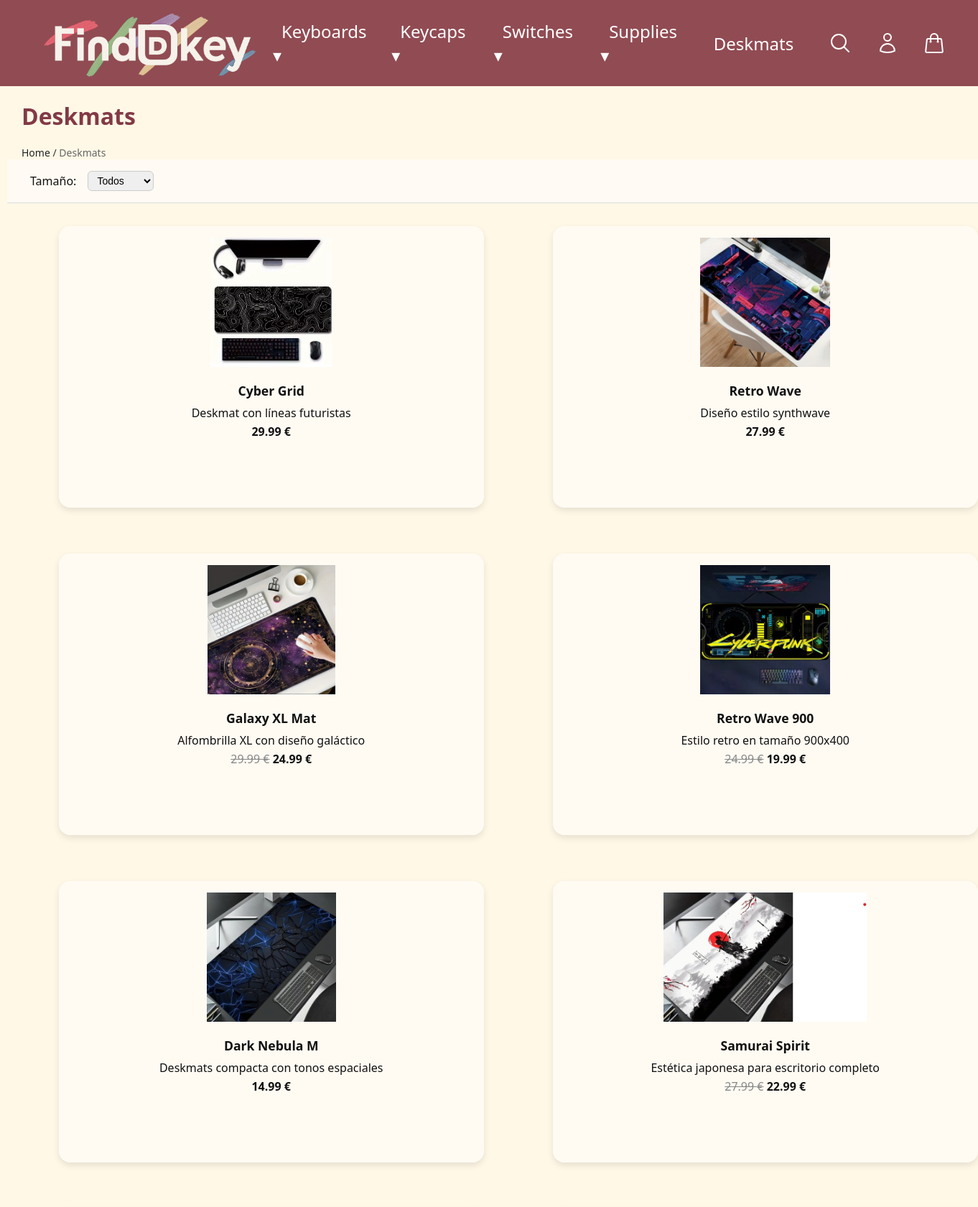
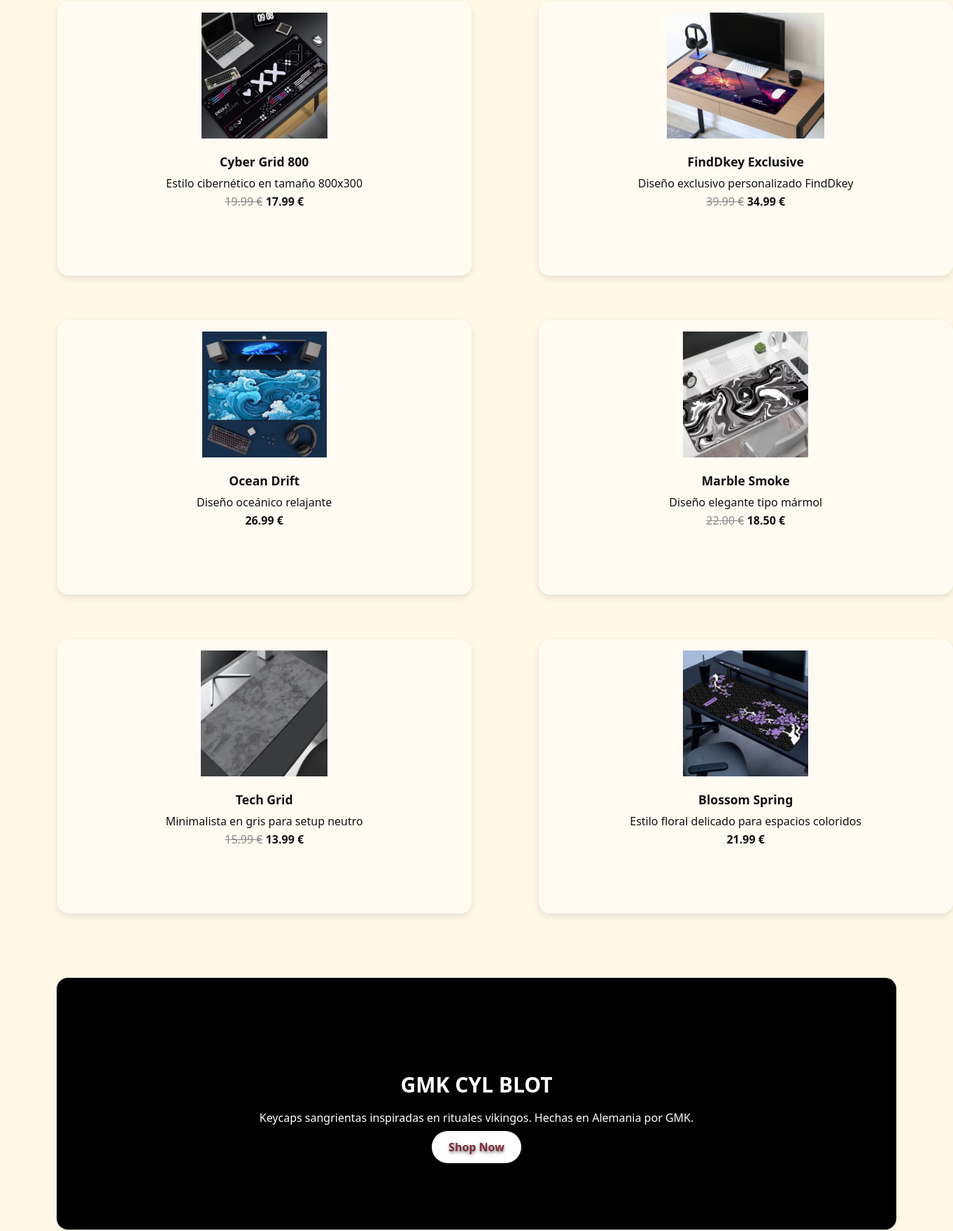
The page /deskmats.php (upper part) on the database its author committed (2 pictures, top to bottom).
### tables this page shows
CREATE TABLE deskmats (
  id int(11) NOT NULL,
  nombre varchar(100) DEFAULT NULL,
  descripcion varchar(255) DEFAULT NULL,
  tamanio enum('900x400','800x300','XL','M','Custom') DEFAULT NULL,
  imagen varchar(255) DEFAULT NULL,
  precio decimal(8,2) NOT NULL,
  precio_original decimal(8,2) DEFAULT NULL
);

### deskmats.php (the view, shortened to what this page needs)
<?php
include("assets/conexion.php");
$sql = "SELECT * FROM deskmats WHERE 1=1";
$stmt = $conn->prepare($sql);
$stmt->execute();
$result = $stmt->get_result();
?>
<!DOCTYPE html>
<html lang="es">
<head>
  <link rel="stylesheet" href="css/teclados.css">
    <link rel="stylesheet" href="css/footer-info.css">
    <link rel="stylesheet" href="css/promo.css">
    <link rel="stylesheet" href="css/nav.css">
    <link rel="stylesheet" href="css/cart.css">
</head>
<body>
<header class="header">
    <div class="container">
        <a href="index.php" class="logo">
            <img src="media/logo.jpg" alt="FindDkey Logo" class="logo-img">
        </a>
        <nav class="nav">
            <div class="nav-item">
    <a href="teclados.php">Keyboards ▾</a>
</div>
<div class="nav-item">
  <a href="keycaps.php">Keycaps ▾</a>
</div>
<div class="nav-item dropdown">
  <a href="switches.php">Switches ▾</a>
</div>
<div class="nav-item dropdown">
    <a href="supplies.php">Supplies ▾</a>
</div>
<div class="nav-item">
  <a href="deskmats.php">Deskmats</a>
</div>
<div class="nav-icons">
  <button class="icon-button search-toggle" onclick="toggleSearch()" aria-label="Buscar">
    <svg xmlns="http://www.w3.org/2000/svg" viewBox="0 0 24 24" stroke="white" fill="none" stroke-width="1.5">
      <path stroke-linecap="round" stroke-linejoin="round"
            d="m21 21-5.197-5.197m0 0A7.5 7.5 0 1 0 5.196 5.196a7.5 7.5 0 0 0 10.607 10.607Z" />
    </svg>
  </button>
<?php if (isset($_SESSION['usuario'])): ?>
  <div class="user-dropdown" style="position: relative;">
    <button class="user-toggle" style="color: white; font-weight: 500; background: none; border: none; cursor: pointer;">
      <?= htmlspecialchars($_SESSION['usuario']['nombre']) ?> ▾
    </button>
    <div class="user-menu" style="position: absolute; text-align:center; top: 100%; right: 0; background: white; border: 1px solid #ccc; border-radius: 6px; padding: 0.5rem; display: none; z-index: 1000;">
      <a href="assets/logout.php" style="text-decoration: none; color: #333; display: block;">Cerrar sesión</a>
    </div>
  </div>
  <script>
    const userToggle = document.querySelector('.user-toggle');
    const userMenu = document.querySelector('.user-menu');
    userToggle.addEventListener('click', function (e) {
      e.stopPropagation();
      userMenu.style.display = userMenu.style.display === 'block' ? 'none' : 'block';
    });
    document.addEventListener('click', function () {
      userMenu.style.display = 'none';
    });
  </script>
<?php else: ?>
  <button class="icon-button" onclick="location.href='registro.php'" aria-label="Perfil">
    <svg xmlns="http://www.w3.org/2000/svg" viewBox="0 0 24 24" stroke="white" fill="none" stroke-width="1.5">
      <path stroke-linecap="round" stroke-linejoin="round"
            d="M15.75 6a3.75 3.75 0 1 1-7.5 0
               3.75 3.75 0 0 1 7.5 0ZM4.501 20.118a7.5
               7.5 0 0 1 14.998 0A17.933 17.933 0 0 1
               12 21.75c-2.676 0-5.216-.584-7.499-1.632Z" />
    </svg>
  </button>
<?php endif; ?>
  <button class="icon-button" onclick="toggleCart()" aria-label="Carrito">
  </button>
</div>
    </div>
</header>
<main style="margin-top:60px;">
<h1 style="text-align:left;">Deskmats</h1>
  <nav class="breadcrumb">
    <a href="index.php">Home</a> / <span>Deskmats</span>
  </nav>
  <form method="get" action="deskmats.php" class="filtro-form">
    <label for="tamanio">Tamaño:</label>
    <select name="tamanio" id="tamanio">
      <option value="">Todos</option>
    </select>
  </form>
<div class="products">
  <?php while ($row = $result->fetch_assoc()): ?>
    <a href="detalle_producto.php?tabla=deskmats&id=<?php echo urlencode($row['id']); ?>" class="product-card" style="text-decoration: none; color: inherit;">
      <img src="<?php echo $row['imagen']; ?>" alt="<?php echo $row['nombre']; ?>">
      <h2><?php echo $row['nombre']; ?></h2>
      <p><?php echo $row['descripcion']; ?></p>
      <p>
        <?php if (!empty($row['precio_original']) && $row['precio_original'] > $row['precio']): ?>
          <span style="text-decoration: line-through; color: #888;"><?php echo number_format($row['precio_original'], 2); ?> €</span>
        <?php endif; ?>
        <strong><?php echo number_format($row['precio'], 2); ?> €</strong>
      </p>
    </a>
  <?php endwhile; ?>
</div>
</main>
<section class="highlight-section">
  <video autoplay muted loop playsinline class="highlight-video">
    <source src="media/gmk-blot.mp4" type="video/mp4">
  </video>
  <div class="highlight-content">
    <h2>GMK CYL BLOT</h2>
    <p>Keycaps sangrientas inspiradas en rituales vikingos. Hechas en Alemania por GMK.</p>
    <a href="keycaps.php" class="highlight-btn">Shop Now</a>
  </div>
</section>
</body>
</html>

### css/teclados.css (style rules this page uses)
body { font-family: 'Segoe UI', sans-serif; margin: 0; padding-top: 80px; background-color: #fff8e7; color: #111; }
h1 { font-size: 2rem; text-align: center; margin: 2rem 0 1rem; margin-left: 30px; color: #833a45; }
.header { background-color: rgba(126, 45, 57, 0.85); padding: 0px; display: flex; justify-content: space-between; align-items: center; position: fixed; top: 0; width: 100%; z-index: 999; height: 120px; transition: background-color 0.3s ease; }
.logo-img { height: 340px; width: auto; display: block; }
.container { padding: 0 40px; margin: 0 auto; max-width: 1500px; width: 100%; display: flex; justify-content: space-between; align-items: center; height: 100%; }
.nav { display: flex; gap: 32px; align-items: center; }
.nav-item > a { font-size: 18px; font-weight: 500; color: #fff; text-decoration: none; padding: 8px 12px; transition: color 0.2s ease; }
.nav-item { position: relative; }
.dropdown { position: relative; }
.filtro-form { padding: 1rem 2rem; display: flex; flex-wrap: wrap; gap: 1rem; align-items: center; background-color: #fffaf3; border-bottom: 1px solid #ddd; margin-left: 10px; justify-content: flex-start; }
.filtro-form select { font-size: 14px; padding: 4px 8px; border-radius: 6px; border: 1px solid #ccc; max-height: 36px; }
.products { display: grid; grid-template-columns: repeat(2, 1fr); gap: 4rem 6rem; padding: 2rem 6%; max-width: 1300px; margin: 0 auto; }
.product-card { background-color: #fff8; border-radius: 1rem; box-shadow: 0 4px 10px rgba(0, 0, 0, 0.1); padding: 1rem; height: 360px; width: 560px; transition: transform 0.2s ease; text-align: center; }
.product-card img { max-width: 100%; height: 180px; object-fit: contain; margin-bottom: 0.5rem; }
.product-card h2 { font-size: 1.1rem; margin: 0.5rem 0; }
.product-card p { margin: 0.25rem 0; }
.breadcrumb { font-size: 14px; color: #333; margin: 20px 30px 0; }
.breadcrumb a { color: #222; text-decoration: none; }
.breadcrumb span { color: #666; }

### css/promo.css (style rules this page uses)
.highlight-section { position: relative; height: 360px; border-radius: 16px; overflow: hidden; max-width: 1200px; margin: 60px auto; background-color: #000; display: flex; align-items: center; justify-content: center; }
.highlight-video { position: absolute; top: 0; left: 0; width: 100%; height: 100%; object-fit: cover; z-index: 0; opacity: 1; filter: none; }
.highlight-content { position: relative; z-index: 1; text-align: center; color: #fff; padding: 0 20px; text-shadow: 0 2px 4px rgba(0, 0, 0, 0.6); }
.highlight-content h2 { font-size: 30px; margin-bottom: 12px; font-weight: 600; }
.highlight-content p { font-size: 16px; margin-bottom: 20px; }
.highlight-btn { background-color: #fff; color: #7e2d39; font-weight: bold; padding: 12px 24px; border-radius: 999px; text-decoration: none; transition: background-color 0.3s ease; }

### css/nav.css (style rules this page uses)
.logo { font-size: 24px; font-weight: bold; color: #111; }
.nav { display: flex; gap: 32px; align-items: center; }
.nav-item > a { font-size: 24px; font-weight: 500; color: #fff; text-decoration: none; padding: 8px 12px; transition: color 0.2s ease; }
.nav-item { position: relative; }
.dropdown { position: relative; }
.nav-icons { display: flex; gap: 1.5rem; align-items: center; margin-left: auto; }
.icon-button { background: transparent; border: none; cursor: pointer; padding: 0.3rem; display: flex; align-items: center; justify-content: center; }
.icon-button svg { width: 32px; height: 32px; stroke: white; stroke-width: 1.5; fill: none; transition: transform 0.2s ease, opacity 0.2s ease; }

### rows shown on the page
deskmats: imagen (picture), nombre "Cyber Grid", descripcion "Deskmat con líneas futuristas", precio "29.99"
deskmats: imagen (picture), nombre "Retro Wave", descripcion "Diseño estilo synthwave", precio "27.99"
deskmats: imagen (picture), nombre "Galaxy XL Mat", descripcion "Alfombrilla XL con diseño galáctico", precio_original "29.99", precio "24.99"
deskmats: imagen (picture), nombre "Retro Wave 900", descripcion "Estilo retro en tamaño 900x400", precio_original "24.99", precio "19.99"
deskmats: imagen (picture), nombre "Dark Nebula M", descripcion "Deskmats compacta con tonos espaciales", precio "14.99"
deskmats: imagen (picture), nombre "Samurai Spirit", descripcion "Estética japonesa para escritorio completo", precio_original "27.99", precio "22.99"
deskmats: imagen (picture), nombre "Cyber Grid 800", descripcion "Estilo cibernético en tamaño 800x300", precio_original "19.99", precio "17.99"
deskmats: imagen (picture), nombre "FindDkey Exclusive", descripcion "Diseño exclusivo personalizado FindDkey", precio_original "39.99", precio "34.99"
deskmats: imagen (picture), nombre "Ocean Drift", descripcion "Diseño oceánico relajante", precio "26.99"
deskmats: imagen (picture), nombre "Marble Smoke", descripcion "Diseño elegante tipo mármol", precio_original "22.00", precio "18.50"
deskmats: imagen (picture), nombre "Tech Grid", descripcion "Minimalista en gris para setup neutro", precio_original "15.99", precio "13.99"
deskmats: imagen (picture), nombre "Blossom Spring", descripcion "Estilo floral delicado para espacios coloridos", precio "21.99"
